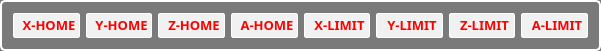
    <widget class="QFrame" name="frame_button">
     <property name="geometry">
      <rect>
       <x>618</x>
       <y>240</y>
       <width>601</width>
       <height>51</height>
      </rect>
     </property>
     <property name="styleSheet">
      <string notr="true">background-color: rgb(122, 122, 122);
border: 2px solid rgb(255, 255, 255);
border-radius: 5px</string>
     </property>
     <property name="frameShape">
      <enum>QFrame::StyledPanel</enum>
     </property>
     <property name="frameShadow">
      <enum>QFrame::Raised</enum>
     </property>
     <layout class="QGridLayout" name="gridLayout_4">
      <item row="0" column="0">
       <widget class="QLabel" name="label_xhome">
        <property name="font">
         <font>
          <family>Arial bold</family>
          <pointsize>14</pointsize>
          <weight>9</weight>
          <italic>false</italic>
          <bold>false</bold>
         </font>
        </property>
        <property name="styleSheet">
         <string notr="true">background-color: rgb(241, 241, 241);
color: rgb(255, 0, 0);
font: 75 14pt &quot;Arial&quot; &quot;bold&quot;;
border: 1px solid rgb(255, 255, 255);
border-radius: 2px</string>
        </property>
        <property name="text">
         <string>&lt;html&gt;&lt;head/&gt;&lt;body&gt;&lt;p align=&quot;center&quot;&gt;&lt;span style=&quot; font-size:10pt; font-weight:600;&quot;&gt;X-HOME&lt;/span&gt;&lt;/p&gt;&lt;/body&gt;&lt;/html&gt;</string>
        </property>
       </widget>
      </item>
      <item row="0" column="1">
       <widget class="QLabel" name="label_yhome">
        <property name="font">
         <font>
          <family>Arial bold</family>
          <pointsize>14</pointsize>
          <weight>9</weight>
          <italic>false</italic>
          <bold>false</bold>
         </font>
        </property>
        <property name="styleSheet">
         <string notr="true">background-color: rgb(241, 241, 241);
color: rgb(255, 0, 0);
font: 75 14pt &quot;Arial&quot; &quot;bold&quot;;
border: 1px solid rgb(255, 255, 255);
border-radius: 2px</string>
        </property>
        <property name="text">
         <string>&lt;html&gt;&lt;head/&gt;&lt;body&gt;&lt;p align=&quot;center&quot;&gt;&lt;span style=&quot; font-size:10pt; font-weight:600;&quot;&gt;Y-HOME&lt;/span&gt;&lt;/p&gt;&lt;/body&gt;&lt;/html&gt;</string>
        </property>
       </widget>
      </item>
      <item row="0" column="2">
       <widget class="QLabel" name="label_zhome">
        <property name="font">
         <font>
          <family>Arial bold</family>
          <pointsize>14</pointsize>
          <weight>9</weight>
          <italic>false</italic>
          <bold>false</bold>
         </font>
        </property>
        <property name="styleSheet">
         <string notr="true">background-color: rgb(241, 241, 241);
color: rgb(255, 0, 0);
font: 75 14pt &quot;Arial&quot; &quot;bold&quot;;
border: 1px solid rgb(255, 255, 255);
border-radius: 2px</string>
        </property>
        <property name="text">
         <string>&lt;html&gt;&lt;head/&gt;&lt;body&gt;&lt;p align=&quot;center&quot;&gt;&lt;span style=&quot; font-size:10pt; font-weight:600;&quot;&gt;Z-HOME&lt;/span&gt;&lt;/p&gt;&lt;/body&gt;&lt;/html&gt;</string>
        </property>
       </widget>
      </item>
      <item row="0" column="3">
       <widget class="QLabel" name="label_ahome">
        <property name="font">
         <font>
          <family>Arial bold</family>
          <pointsize>14</pointsize>
          <weight>9</weight>
          <italic>false</italic>
          <bold>false</bold>
         </font>
        </property>
        <property name="styleSheet">
         <string notr="true">background-color: rgb(241, 241, 241);
color: rgb(255, 0, 0);
font: 75 14pt &quot;Arial&quot; &quot;bold&quot;;
border: 1px solid rgb(255, 255, 255);
border-radius: 2px</string>
        </property>
        <property name="text">
         <string>&lt;html&gt;&lt;head/&gt;&lt;body&gt;&lt;p align=&quot;center&quot;&gt;&lt;span style=&quot; font-size:10pt; font-weight:600;&quot;&gt;A-HOME&lt;/span&gt;&lt;/p&gt;&lt;/body&gt;&lt;/html&gt;</string>
        </property>
       </widget>
      </item>
      <item row="0" column="4">
       <widget class="QLabel" name="label_xlimit">
        <property name="font">
         <font>
          <family>Arial bold</family>
          <pointsize>14</pointsize>
          <weight>9</weight>
          <italic>false</italic>
          <bold>false</bold>
         </font>
        </property>
        <property name="styleSheet">
         <string notr="true">background-color: rgb(241, 241, 241);
color: rgb(255, 0, 0);
font: 75 14pt &quot;Arial&quot; &quot;bold&quot;;
border: 1px solid rgb(255, 255, 255);
border-radius: 2px</string>
        </property>
        <property name="text">
         <string>&lt;html&gt;&lt;head/&gt;&lt;body&gt;&lt;p align=&quot;center&quot;&gt;&lt;span style=&quot; font-size:10pt; font-weight:600;&quot;&gt;X-LIMIT&lt;/span&gt;&lt;/p&gt;&lt;/body&gt;&lt;/html&gt;</string>
        </property>
       </widget>
      </item>
      <item row="0" column="5">
       <widget class="QLabel" name="label_ylimit">
        <property name="font">
         <font>
          <family>Arial bold</family>
          <pointsize>14</pointsize>
          <weight>9</weight>
          <italic>false</italic>
          <bold>false</bold>
         </font>
        </property>
        <property name="styleSheet">
         <string notr="true">background-color: rgb(241, 241, 241);
color: rgb(255, 0, 0);
font: 75 14pt &quot;Arial&quot; &quot;bold&quot;;
border: 1px solid rgb(255, 255, 255);
border-radius: 2px</string>
        </property>
        <property name="text">
         <string>&lt;html&gt;&lt;head/&gt;&lt;body&gt;&lt;p align=&quot;center&quot;&gt;&lt;span style=&quot; font-size:10pt; font-weight:600;&quot;&gt;Y-LIMIT&lt;/span&gt;&lt;/p&gt;&lt;/body&gt;&lt;/html&gt;</string>
        </property>
       </widget>
      </item>
      <item row="0" column="6">
       <widget class="QLabel" name="label_zlimit">
        <property name="font">
         <font>
          <family>Arial bold</family>
          <pointsize>14</pointsize>
          <weight>9</weight>
          <italic>false</italic>
          <bold>false</bold>
         </font>
        </property>
        <property name="styleSheet">
         <string notr="true">background-color: rgb(241, 241, 241);
color: rgb(255, 0, 0);
font: 75 14pt &quot;Arial&quot; &quot;bold&quot;;
border: 1px solid rgb(255, 255, 255);
border-radius: 2px</string>
        </property>
        <property name="text">
         <string>&lt;html&gt;&lt;head/&gt;&lt;body&gt;&lt;p align=&quot;center&quot;&gt;&lt;span style=&quot; font-size:10pt; font-weight:600;&quot;&gt;Z-LIMIT&lt;/span&gt;&lt;/p&gt;&lt;/body&gt;&lt;/html&gt;</string>
        </property>
       </widget>
      </item>
      <item row="0" column="7">
       <widget class="QLabel" name="label_alimit">
        <property name="font">
         <font>
          <family>Arial bold</family>
          <pointsize>14</pointsize>
          <weight>9</weight>
          <italic>false</italic>
          <bold>false</bold>
         </font>
        </property>
        <property name="styleSheet">
         <string notr="true">background-color: rgb(241, 241, 241);
color: rgb(255, 0, 0);
font: 75 14pt &quot;Arial&quot; &quot;bold&quot;;
border: 1px solid rgb(255, 255, 255);
border-radius: 2px</string>
        </property>
        <property name="text">
         <string>&lt;html&gt;&lt;head/&gt;&lt;body&gt;&lt;p align=&quot;center&quot;&gt;&lt;span style=&quot; font-size:10pt; font-weight:600;&quot;&gt;A-LIMIT&lt;/span&gt;&lt;/p&gt;&lt;/body&gt;&lt;/html&gt;</string>
        </property>
       </widget>
      </item>
     </layout>
    </widget>
